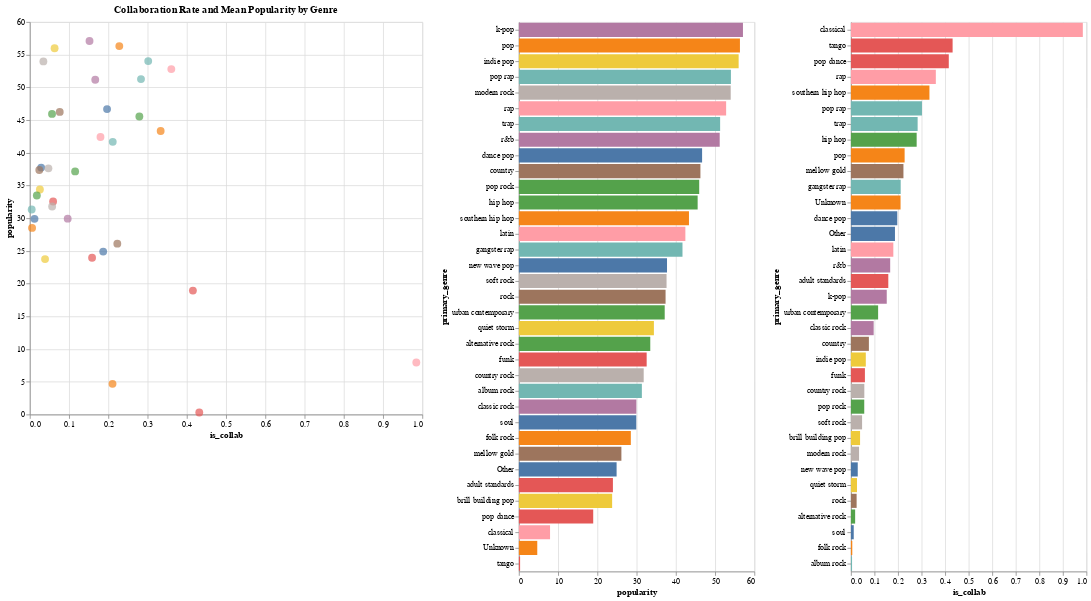

Write notebook code for a chart like this one.
### Code cell
%run genre_popularity_scatter.ipynb

scatter | bar_pop | bar_collab

### Figure 1 — Vega-Lite specification as saved in the notebook (floating-point values rounded to 4 significant figures)
{"config": {"view": {"continuousWidth": 400, "continuousHeight": 300}}, "hconcat": [{"mark": {"type": "point", "filled": true, "size": 100}, "encoding": {"color": {"type": "nominal", "field": "primary_genre", "legend": null}, "tooltip": [{"type": "quantitative", "field": "is_collab"}, {"type": "quantitative", "field": "popularity"}, {"type": "nominal", "field": "primary_genre"}], "x": {"type": "quantitative", "field": "is_collab"}, "y": {"type": "quantitative", "field": "popularity"}}, "height": 500, "selection": {"selector025": {"type": "interval", "encodings": ["x", "y"]}}, "title": "Collaboration Rate and Mean Popularity by Genre", "width": 500}, {"mark": "bar", "encoding": {"color": {"type": "nominal", "field": "primary_genre"}, "x": {"type": "quantitative", "field": "popularity"}, "y": {"type": "nominal", "field": "primary_genre", "sort": "-x"}}, "transform": [{"filter": {"selection": "selector025"}}], "width": 300}, {"mark": "bar", "encoding": {"color": {"type": "nominal", "field": "primary_genre"}, "x": {"type": "quantitative", "field": "is_collab"}, "y": {"type": "nominal", "field": "primary_genre", "sort": "-x"}}, "transform": [{"filter": {"selection": "selector025"}}], "width": 300}], "data": {"name": "data-c957f59b26fc35e196b84c1ef8a2e82d"}, "$schema": "https://vega.github.io/schema/vega-lite/v4.8.1.json", "datasets": {"data-c957f59b26fc35e196b84c1ef8a2e82d": [{"primary_genre": "k-pop", "is_collab": 0.152, "popularity": 57.09}, {"primary_genre": "pop", "is_collab": 0.228, "popularity": 56.32}, {"primary_genre": "indie pop", "is_collab": 0.06309, "popularity": 55.99}, {"primary_genre": "pop rap", "is_collab": 0.3016, "popularity": 54.02}, {"primary_genre": "modern rock", "is_collab": 0.03453, "popularity": 53.97}, {"primary_genre": "rap", "is_collab": 0.3605, "popularity": 52.8}, {"primary_genre": "trap", "is_collab": 0.2832, "popularity": 51.27}, {"primary_genre": "r&b", "is_collab": 0.1667, "popularity": 51.17}, {"primary_genre": "dance pop", "is_collab": 0.1968, "popularity": 46.68}, {"primary_genre": "country", "is_collab": 0.07621, "popularity": 46.25}, {"primary_genre": "pop rock", "is_collab": 0.05652, "popularity": 45.94}, {"primary_genre": "hip hop", "is_collab": 0.2791, "popularity": 45.55}, {"primary_genre": "southern hip hop", "is_collab": 0.3333, "popularity": 43.33}, {"primary_genre": "latin", "is_collab": 0.18, "popularity": 42.42}, {"primary_genre": "gangster rap", "is_collab": 0.2113, "popularity": 41.68}, {"primary_genre": "new wave pop", "is_collab": 0.02889, "popularity": 37.74}, {"primary_genre": "soft rock", "is_collab": 0.04736, "popularity": 37.62}, {"primary_genre": "rock", "is_collab": 0.02414, "popularity": 37.37}, {"primary_genre": "urban contemporary", "is_collab": 0.1154, "popularity": 37.15}, {"primary_genre": "quiet storm", "is_collab": 0.02564, "popularity": 34.4}, {"primary_genre": "alternative rock", "is_collab": 0.01787, "popularity": 33.47}, {"primary_genre": "funk", "is_collab": 0.05932, "popularity": 32.56}, {"primary_genre": "country rock", "is_collab": 0.05685, "popularity": 31.8}, {"primary_genre": "album rock", "is_collab": 0.004739, "popularity": 31.33}, {"primary_genre": "classic rock", "is_collab": 0.09651, "popularity": 29.93}, {"primary_genre": "soul", "is_collab": 0.01189, "popularity": 29.91}, {"primary_genre": "folk rock", "is_collab": 0.005701, "popularity": 28.52}, {"primary_genre": "mellow gold", "is_collab": 0.2229, "popularity": 26.12}, {"primary_genre": "Other", "is_collab": 0.187, "popularity": 24.9}, {"primary_genre": "adult standards", "is_collab": 0.1586, "popularity": 23.96}, {"primary_genre": "brill building pop", "is_collab": 0.03878, "popularity": 23.76}, {"primary_genre": "pop dance", "is_collab": 0.4155, "popularity": 18.94}, {"primary_genre": "classical", "is_collab": 0.9847, "popularity": 7.942}, {"primary_genre": "Unknown", "is_collab": 0.2107, "popularity": 4.684}, {"primary_genre": "tango", "is_collab": 0.4317, "popularity": 0.3096}]}}
